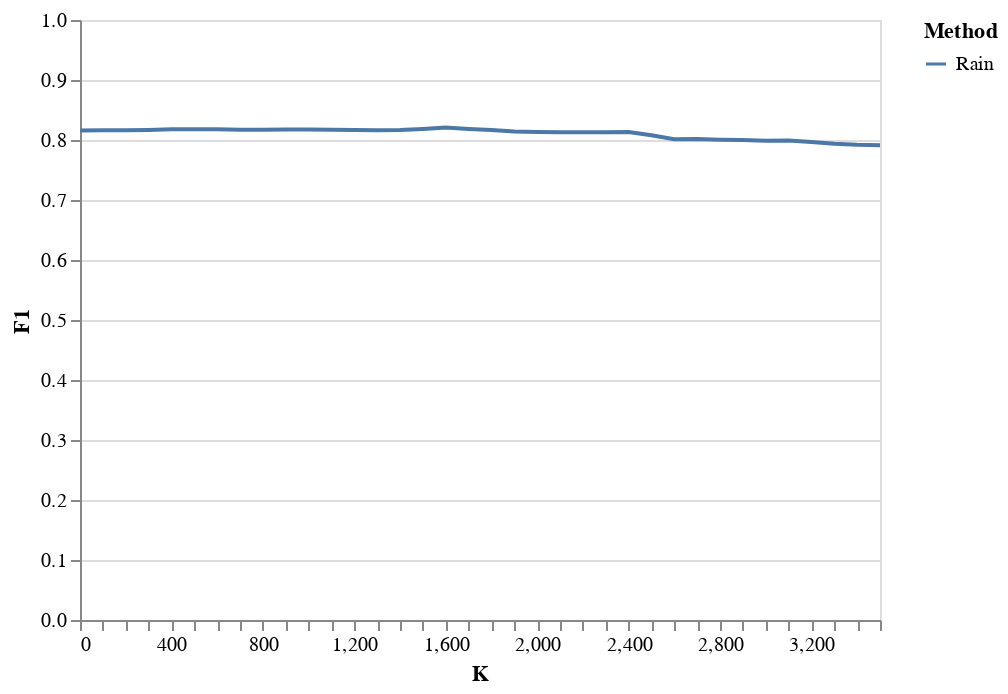

Source (notebook cell):
### Code cell
alt.Chart(pd.concat([df_rain])).mark_line().encode(
    alt.X('K:Q', axis=alt.Axis(tickCount=df_rain.shape[0], grid=False)),
    alt.Y("F1:Q", scale=alt.Scale(domain=[0,1])),
    color = "Method"
)

### Figure 1 — Vega-Lite specification as saved in the notebook (floating-point values rounded to 4 significant figures)
{"config": {"view": {"continuousWidth": 400, "continuousHeight": 300}}, "data": {"name": "data-0aff59745d60f4f745516b4625ea2022"}, "mark": "line", "encoding": {"color": {"type": "nominal", "field": "Method"}, "x": {"type": "quantitative", "axis": {"grid": false, "tickCount": 36}, "field": "K"}, "y": {"type": "quantitative", "field": "F1", "scale": {"domain": [0, 1]}}}, "$schema": "https://vega.github.io/schema/vega-lite/v4.8.1.json", "datasets": {"data-0aff59745d60f4f745516b4625ea2022": [{"Complain": 0.1809, "Impact": 0.1945, "F1": 0.8158, "K": 1, "Method": "Rain"}, {"Complain": 0.1821, "Impact": 0.192, "F1": 0.8163, "K": 100, "Method": "Rain"}, {"Complain": 0.1808, "Impact": 0.1884, "F1": 0.8161, "K": 200, "Method": "Rain"}, {"Complain": 0.1784, "Impact": 0.1841, "F1": 0.8168, "K": 300, "Method": "Rain"}, {"Complain": 0.1756, "Impact": 0.1802, "F1": 0.8179, "K": 400, "Method": "Rain"}, {"Complain": 0.173, "Impact": 0.1765, "F1": 0.8181, "K": 500, "Method": "Rain"}, {"Complain": 0.1694, "Impact": 0.1728, "F1": 0.8177, "K": 600, "Method": "Rain"}, {"Complain": 0.1643, "Impact": 0.1686, "F1": 0.8169, "K": 700, "Method": "Rain"}, {"Complain": 0.1598, "Impact": 0.1653, "F1": 0.8172, "K": 800, "Method": "Rain"}, {"Complain": 0.1567, "Impact": 0.1629, "F1": 0.8177, "K": 900, "Method": "Rain"}, {"Complain": 0.1529, "Impact": 0.1601, "F1": 0.8175, "K": 1000, "Method": "Rain"}, {"Complain": 0.148, "Impact": 0.157, "F1": 0.8173, "K": 1100, "Method": "Rain"}, {"Complain": 0.1437, "Impact": 0.1545, "F1": 0.8167, "K": 1200, "Method": "Rain"}, {"Complain": 0.1395, "Impact": 0.1508, "F1": 0.8164, "K": 1300, "Method": "Rain"}, {"Complain": 0.1328, "Impact": 0.1461, "F1": 0.8165, "K": 1400, "Method": "Rain"}, {"Complain": 0.1233, "Impact": 0.1409, "F1": 0.8185, "K": 1500, "Method": "Rain"}, {"Complain": 0.1137, "Impact": 0.1357, "F1": 0.821, "K": 1600, "Method": "Rain"}, {"Complain": 0.1058, "Impact": 0.1306, "F1": 0.8185, "K": 1700, "Method": "Rain"}, {"Complain": 0.09641, "Impact": 0.1252, "F1": 0.8166, "K": 1800, "Method": "Rain"}, {"Complain": 0.08638, "Impact": 0.1196, "F1": 0.8141, "K": 1900, "Method": "Rain"}, {"Complain": 0.07721, "Impact": 0.1147, "F1": 0.8134, "K": 2000, "Method": "Rain"}, {"Complain": 0.06738, "Impact": 0.1094, "F1": 0.8131, "K": 2100, "Method": "Rain"}, {"Complain": 0.06449, "Impact": 0.104, "F1": 0.8131, "K": 2200, "Method": "Rain"}, {"Complain": 0.06172, "Impact": 0.09995, "F1": 0.8131, "K": 2300, "Method": "Rain"}, {"Complain": 0.05735, "Impact": 0.09401, "F1": 0.8134, "K": 2400, "Method": "Rain"}, {"Complain": 0.05022, "Impact": 0.08798, "F1": 0.808, "K": 2500, "Method": "Rain"}, {"Complain": 0.04504, "Impact": 0.08185, "F1": 0.8013, "K": 2600, "Method": "Rain"}, {"Complain": 0.04096, "Impact": 0.07563, "F1": 0.8016, "K": 2700, "Method": "Rain"}, {"Complain": 0.03648, "Impact": 0.06931, "F1": 0.8006, "K": 2800, "Method": "Rain"}, {"Complain": 0.03057, "Impact": 0.06289, "F1": 0.8001, "K": 2900, "Method": "Rain"}, {"Complain": 0.02507, "Impact": 0.05707, "F1": 0.7988, "K": 3000, "Method": "Rain"}, {"Complain": 0.02026, "Impact": 0.05046, "F1": 0.7993, "K": 3100, "Method": "Rain"}, {"Complain": 0.01459, "Impact": 0.04374, "F1": 0.7967, "K": 3200, "Method": "Rain"}, {"Complain": 0.008963, "Impact": 0.0369, "F1": 0.7936, "K": 3300, "Method": "Rain"}, {"Complain": 0.00245, "Impact": 0.02996, "F1": 0.792, "K": 3400, "Method": "Rain"}, {"Complain": -0.004842, "Impact": 0.02316, "F1": 0.7914, "K": 3500, "Method": "Rain"}]}}
